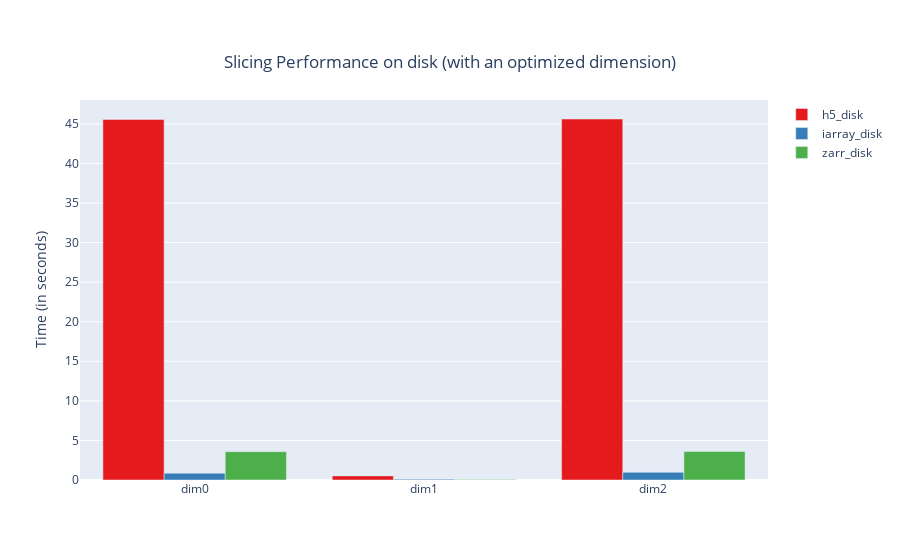

Notebook code cell kept with this figure:
### Markdown cell above
#### Results

### Code cell
%mprof_barplot -t "Slicing Performance on disk (with an optimized dimension)" --variable time iarray_disk-.* zarr_disk-.* h5_disk-.*

### Figure 1 — Plotly figure (JSON) as saved in the notebook; plotly's stock layout.template omitted (floating-point values rounded to 4 significant figures)
{"data": [{"marker": {"color": "rgb(228,26,28)"}, "name": "h5_disk", "type": "bar", "x": ["dim0", "dim1", "dim2"], "y": [45.56, 0.5195, 45.61]}, {"marker": {"color": "rgb(55,126,184)"}, "name": "iarray_disk", "type": "bar", "x": ["dim0", "dim1", "dim2"], "y": [0.8635, 0.1093, 0.9643]}, {"marker": {"color": "rgb(77,175,74)"}, "name": "zarr_disk", "type": "bar", "x": ["dim0", "dim1", "dim2"], "y": [3.576, 0.0596, 3.594]}], "layout": {"barmode": "group", "showlegend": true, "title": {"text": "Slicing Performance on disk (with an optimized dimension)", "x": 0.5, "xanchor": "center", "y": 0.9, "yanchor": "top"}, "yaxis": {"title": {"text": "Time (in seconds)"}}}}
